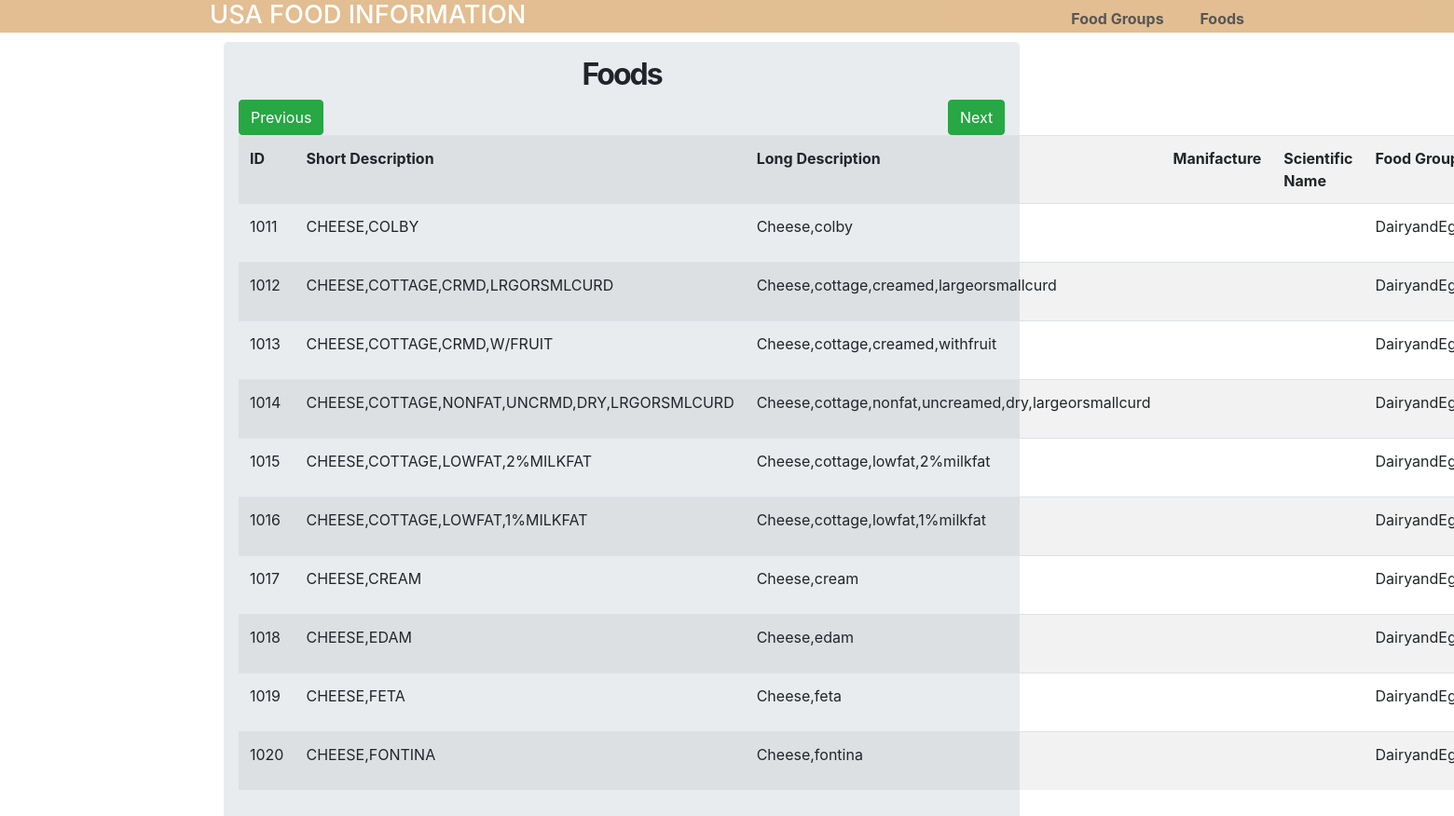
The page /about/1/ on the database as committed earlier.
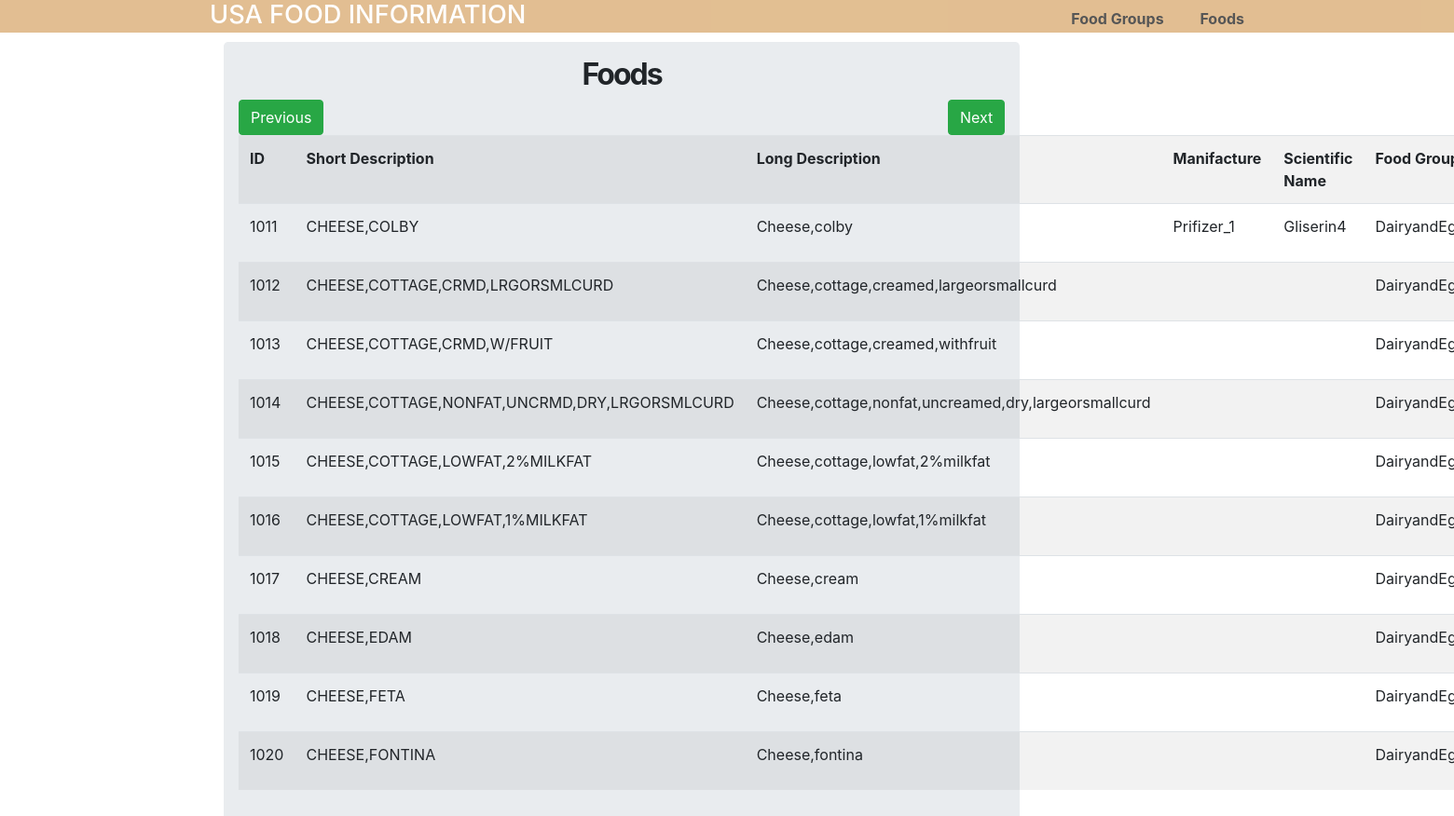
The same page on the database as committed later.
### tables this page shows
CREATE TABLE food(
                                      id int PRIMARY KEY NOT NULL,
                                      food_group_id int REFERENCES food_group(id) NOT NULL,
                                      long_desc text NOT NULL DEFAULT '',
                                      short_desc text NOT NULL DEFAULT '',
                                      common_names text NOT NULL DEFAULT '',
                                      manufac_name text NOT NULL DEFAULT '',
                                      survey text NOT NULL DEFAULT '',
                                      ref_desc text NOT NULL DEFAULT '',
                                      refuse int NOT NULL,
                                      sci_name text NOT NULL DEFAULT '',
                                      nitrogen_factor float NOT NULL,
                                      protein_factor float NOT  NULL,
                                      fat_factor float NOT NULL,
                                      calorie_factor float NOT NULL
                                );

CREATE TABLE food_group (
                                         id int PRIMARY KEY NOT NULL,
                                         name text NOT NULL,
                                         UNIQUE (id)
                                    );

### app.py (the view)
@app.route('/about/', defaults={'page': 0})
@app.route('/about/<int:page>/', methods=['GET', 'POST'])
def about(page):
    every_page = 10
    prev_page = (page-1) if (page > 0) else page
    next_page = page + 1
    c = get_db().cursor()
    current_page = page
    page = page*every_page
    food_items = c.execute('SELECT f.id,f.short_desc, f.long_desc,f.manufac_name, f.sci_name,fg.name AS fgname FROM food f '
                           'INNER JOIN food_group fg ON '
                           'f.food_group_id = fg.id LIMIT ?, ?', (page, every_page)).fetchall()
    food_goups_items = c.execute('SELECT * FROM food_group')
    return render_template("about.html", all_food=food_items, food_groups=food_goups_items, prev_page=prev_page,
                           next_page=next_page, current_page=current_page)

### app.py (called while the page is built)
def get_db():
    db = getattr(g, '_database', None)
    if db is None:
        db = g._database = sqlite3.connect('usda.db')
    return db

@app.teardown_appcontext
def close_connection(exception):
    db = getattr(g, '_database', None)
    if db is not None:
        db.close()

### templates/about.html (shortened to what this page needs)
<!DOCTYPE html>
<html lang="en" dir="ltr">
   <head>
   </head>
   <body>
      {% extends "template.html" %}
      {% block content %}
      <div class="container">
          <div class="row">
              <div class="col md-12">
                  <div class="jumbotron p-3">
                  <h2> <b>Foods </b>
                  <h2>
                         <button type="button"  class="btn btn-success float-left" onclick="window.location.href='{{ url_for('about', page=prev_page) }}'">Previous</button>
                         <button type="button"  class="btn btn-success float-right" onclick="window.location.href='{{ url_for('about', page=next_page) }}'">Next</button>
                      </h2>
                  </h2>
                     <table class="table table-hover table-striped">
                       <tr>
                           <th>ID</th>
                           <th>Short Description</th>
                           <th>Long Description</th>
                           <th>Manifacture</th>
                           <th>Scientific Name</th>
                           <th>Food Group</th>
                       </tr>
                      {% for id,short_desc,long_desc,manufac_name,sci_name, fgname in all_food %}
                       <tr>
                           <td>{{ id }}</td>
                           <td>{{ short_desc }}</td>
                           <td>{{ long_desc }}</td>
                           <td>{{ manufac_name }}</td>
                           <td>{{ sci_name }}</td>
                           <td>{{ fgname }}</td>
                        </tr>
                         {% endfor %}
                     </table>
                  </div>
              </div>
          </div>
      </div>
      {% endblock %}

Rows that differ between the two databases and show on the page:
changed food "CHEESE,COLBY": manufac_name (not shown) → "Prifizer_1"; sci_name (not shown) → "Gliserin4"
